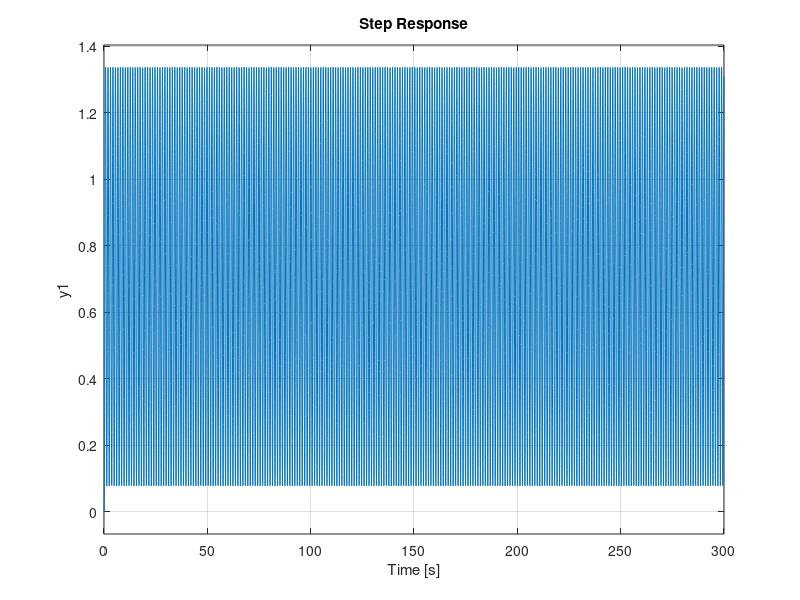
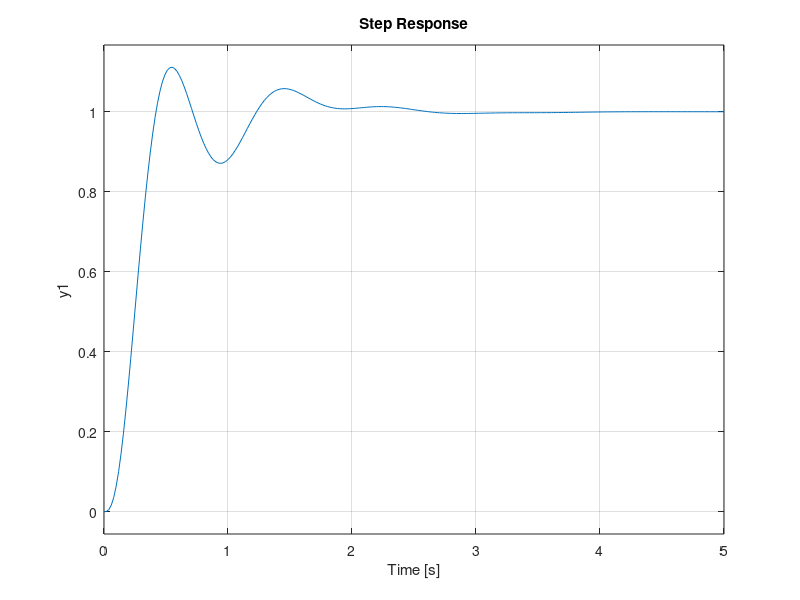

Recreate these plots in MATLAB, in order. (Note: this script raises an error after producing the figures.)
%% preparing
clear all;
close all;
clc;

%% setting the parameters
a=5;b=6;c=9;
p1=-2+3i;
p2=-2-3i;
x0=[b;c;0;0;a];
time=0:0.010225:15;
Ku=3048.513;
Wu=5.4513;
UN=c*cos(b*time);
%% %% %% Part-1: Plant %%%%%%%%%%%%%%%%%%%%%%%%%%%%%%%%%%%%%%%%%%

%%% tf plant
 Np=[1 a];
 Dp=[1 28 298 1554 4401 6318];
 sysp=tf(Np,Dp);
%%% real plant
s = tf('s');  
Gr = (s+a)/((s+b)*((s+c)*(s+c))*(s^2+4*s+16.38));

%% %% %% Part-2: Controller %%%%%%%%%%%%%%%%%%%%%%%%%%%%%%%%%%%%%%%%%%


%% zigler-2

 Kpz2=3048.513;
 Wpz2=5.4513;
 pu=2*pi/Wpz2;
 syspz2=feedback(Kpz2*sysp,1);

 figure(21)
 step(syspz2)
 % maqadir ra baraye behtar shodan taqir midahim
 Kpidz2=Kpz2*0.6/1;
 tipidz2=pu*0.5*5;
 tdpidZ2=pu*0.125*2.5;
 
 sysZpid=tf([Kpidz2*tdpidZ2 Kpidz2 Kpidz2*tipidz2],[1 0]);
 sysZo=sysZpid*sysp;
 sysfZpid= feedback(sysZo,1);
 figure(22)
 step(sysfZpid)
  %%% info
infop2=stepinfo(sysfZpid)
yZpend2=step(sysfZpid);
endp2=yZpend2(end);
essp2=1-endp2
[Gmp2,Pmp2] = margin(sysZo)
% syspu2=feedback(sysZpid,sysp);
% [up2]=step(syspu2,10);
%  Lup2(1)=up2(1);
%   for i=1:1:151;
%       Lup2(i+1)=Lup2(i)+up2(i+1)*0.04032;
%   end
%   IEp2=Lup2(152);
figure(23);
pzplot(sysfZpid);
%%%realplant response
Grz=feedback(Gr*sysZpid,1);
figure(29);
step(Grz);
%%%noises
YR2=step(feedback(sysfZpid,1),time);
YD2=a*step(feedback(sysp,sysZpid),time);
YN2=lsim(feedback(-1*sysfZpid,-1),UN,time);
figure(28)
subplot(3,1,1)
plot(YR2+YD2)
subplot(3,1,2)
plot(YR2+YN2)
subplot(3,1,3)
plot(YR2+YD2+YN2)



%% Root Lucas
syms cc;
eqncc= 0.18==exp(-cc*pi/((1-cc^2)^0.5));
cc1= solve(eqncc,cc);
zeta=(((pi*1i - 2*log(3) + log(50))*(pi*1i + 2*log(3) - log(50)))^(1/2)*(log(3)*2i - log(50)*1i)*1i)/(- log(3)*log(50)*4i + pi^2*1i + log(3)^2*4i + log(50)^2*1i);
syms ww;
eqnww = 3==(pi-acos(zeta))/(ww*(1-zeta^2)^0.5);
Wn=0.7862531315;
alpha=acos(zeta);

kpid=650;ti=45/14;td=1/14 ;
syspid=tf([kpid*td kpid ti*kpid],[1 0]);
sysR=syspid*sysp;
SysfR=feedback(sysR,1);
figure(31)
rlocus(sysR);
% sgrid(zeta,Wn);

figure(32)
step(SysfR)

%%% info
infop3=stepinfo(SysfR)
yZpend3=step(SysfR);
endp3=yZpend3(end);
essp3=1-endp3
[Gmp3,Pmp3] = margin(sysR)
%  syspu3=sfeedback(syspid,sysp);
%  [up3]=step(syspu3,10);
%  Lup3(1)=up3(1);
%   for i=1:1:151;
%       Lup3(i+1)=Lup3(i)+up3(i+1)*0.04032;
%   end
%   IEp3=Lup3(152);
figure(33);
pzplot(SysfR);
%%%realplant response
Grr=feedback(Gr*syspid,1);
figure(39);
step(Grr);
%%%noises
YR3=step(feedback(SysfR,1),time);
YD3=a*step(feedback(sysp,syspid),time);
YN3=lsim(feedback(-1*SysfR,-1),UN,time);
figure(38)
subplot(3,1,1)
plot(YR3+YD3)
subplot(3,1,2)
plot(YR3+YN3)
subplot(3,1,3)
plot(YR3+YD3+YN3)


%% Frequency Response

 kFpid=130;
 tiFpid=13;
 tdFpid=4;
 sysFpid=tf([kFpid*tdFpid kFpid tiFpid*kFpid],[1 0]);
 sysFo=sysFpid*sysp;
 sysfFpid= feedback(sysFo,1);
 figure(41)
 margin(sysFo)
 
 figure(42)
 step(sysfFpid)
 %%% info
infop4=stepinfo(sysfFpid)
yZpend4=step(sysfFpid);
endp4=yZpend4(end);
essp4=1-endp4
[Gmp4,Pmp4] = margin(sysFo)
% syspiu4=sysFpi*(1-sysfFpi);
% [upi4]=step(syspiu4,10);
% Lupi4(1)=upi4(1);
%   for i=1:1:247;
%       Lupi4(i+1)=Lupi4(i)+upi4(i+1)*0.04032;
%   end
%   IEpi4=Lupi4(152);
  figure(43);
  pzplot(sysfFpid);
  %%%realplant response
  Grf=feedback(Gr*sysFpid,1);
figure(49);
step(Grf);
%%%noises
YR4=step(feedback(sysfFpid,1),time);
YD4=a*step(feedback(sysp,sysFpid),time);
YN4=lsim(feedback(-1*sysfFpid,-1),UN,time);
figure(48)
subplot(3,1,1)
plot(YR4+YD4)
subplot(3,1,2)
plot(YR4+YN4)
subplot(3,1,3)
plot(YR4+YD4+YN4)


%% all
figure(51);
step(sysfZpid);
hold on;
step(sysfFpid);
hold on;
step(SysfR);
